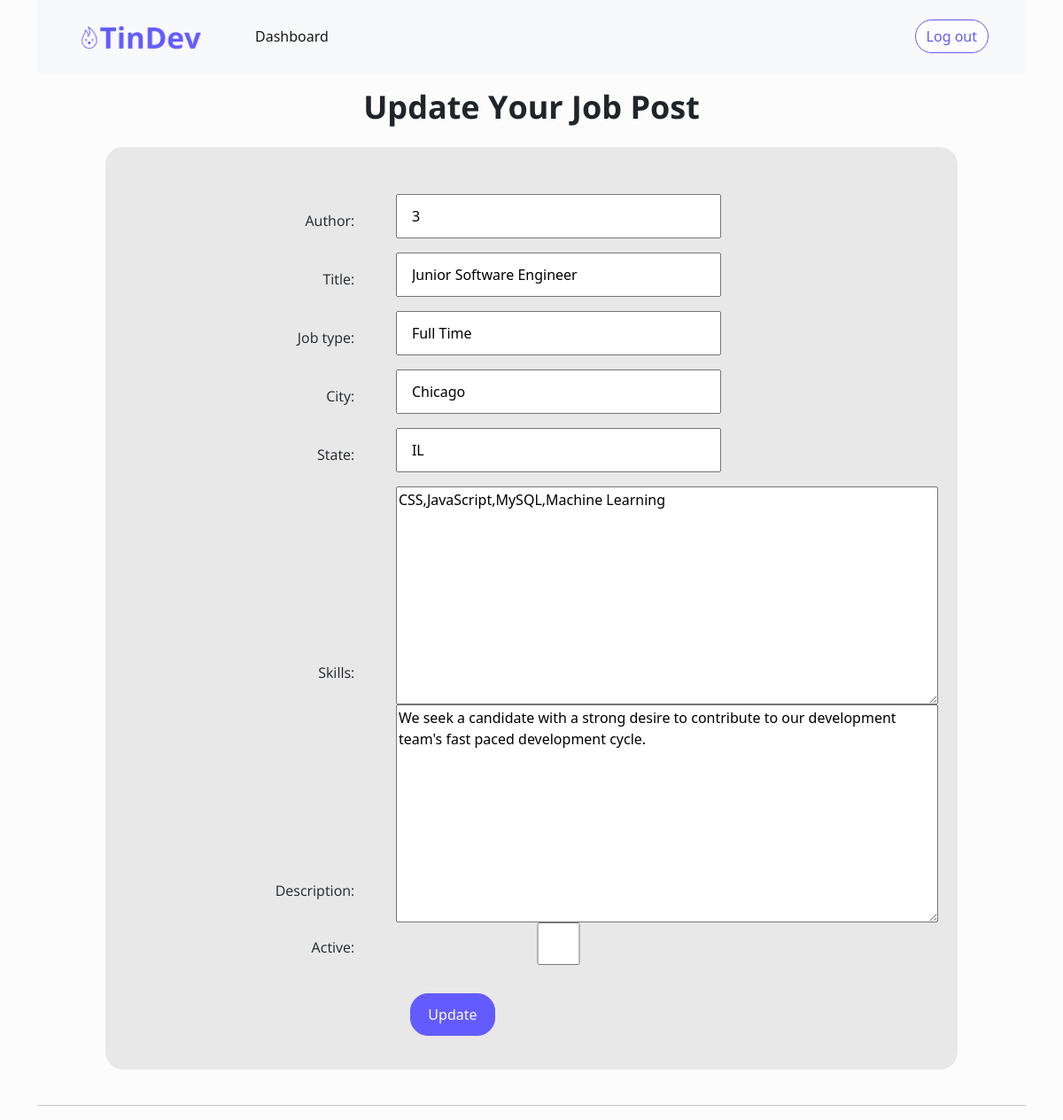
Page /update_posts/2 on the committed database.
### app/models.py (models this page shows)
class Job(models.Model):
    id = models.AutoField(primary_key=True)
    title = models.CharField(max_length=50)
    job_type = models.CharField(max_length=50)
    city = models.CharField(max_length=50)
    state = models.CharField(max_length=30)
    skills = models.TextField()
    description = models.TextField()
    company = models.CharField(max_length=50)
    expiration = models.DateTimeField()
    active = models.BooleanField()
    author = models.CharField(max_length=50)
    numCandidates = models.IntegerField()
    coverImage = models.ImageField(upload_to ='app/static/images', default='../../static/images/errorImage.jpg')

### app/views.py (the view)
# urls.py: path('update_posts/<int:pk>', views.update_posts, name='update_posts')
def update_posts(request, pk):
    if request.method == 'POST':
        job_post=Job.objects.get(pk=pk)
        form = UpdatePosts(request.POST, instance=job_post)
        if form.is_valid():
            form.save()
            return HttpResponseRedirect('/update_posts/'+str(pk))
    else:
        job_post=Job.objects.get(pk=pk)
        form = UpdatePosts(instance=job_post)
        return render(request, 'app/update_posts.html', {'form': form})

### app/models.py
class UpdatePosts(ModelForm):
    class Meta:
        model = Job
        fields = ['author', 'title', 'job_type', 'city', 'state', 'skills', 'description', 'active']

### app/templates/app/update_posts.html (shortened to what this page needs)
{% load static %}
<!DOCTYPE html>
<html lang="en">
<head>
    <link href="https://cdn.jsdelivr.net/npm/bootstrap@5.2.2/dist/css/bootstrap.min.css" rel="stylesheet"
>
    <link rel="stylesheet" type="text/css" href="{% static 'css/style.css' %}">
    <link rel="stylesheet" type="text/css" href="{% static 'css/signup.css' %}">
</head>
<body>
    <div class="container">
        <nav class="navbar navbar-expand-lg navbar-light bg-light">
            <div class="container-fluid">
                <a class="navbar-brand" href="/recruiter_dashboard">
                    <img src="{% static 'images/tindev_combomark.png' %}" alt="" width="150px" class="d-inline-block">
                </a>
                <div class="collapse navbar-collapse nav-div" id="navbarNav">
                    <ul class="navbar-nav">
                        <li class="nav-item">
                            <a class="nav-link active" aria-current="page" href="/recruiter_dashboard">Dashboard</a>
                        </li>
                    </ul>
                </div>
                <button type="button" class="btn btn-secondary btn-block" onclick="location.href='/logout'">Log out</button>
            </div>
        </nav>
        <main>
            <div id="header-div" class="center">
                <H1 class="signup-header center">Update Your Job Post</H1>
            </div>
            <div id="form-div" class="">
                <form id="form-body" class="center" action="" method="POST">
                    {{ form }}
                    <div>
                    </div>
                    <div style="justify-content:start;" id="button-div">
                        <button id="go-button" class="btn btn-primary btn-block" type="submit" class="center">Update</button>
                    </div>
                </form>
            </div>
        </main>
        <hr>
    </div>
</body>
</html>

### app/static/css/style.css (style rules this page uses)
body { background: #fcfcfc; width: 100vw; }
h1 { font-family: 'Open Sans', sans-serif; font-weight: 700; font-size: 64px; }
.btn-primary { background-color: #635bff; color: #fdfdfd; border-radius: 20px; border-color: #635bff; }
.btn-secondary { border-radius: 20px; border-color: #635bff; color: #635bff; background: #fdfdfd; }
.navbar { padding: 20px; padding-left: 30px; padding-right: 30px; }
.nav-div { padding-left: 30px; padding-right: 30px; }
.center { margin: auto; width: 59%; }

### app/static/css/signup.css (style rules this page uses)
div.container { width: 100%; justify-content: center; }
h1.signup-header { font-size: 3vw; text-align: center; }
#header-div { width: 80%; padding-top: 2vh; }
#form-div { width: 100%; justify-content: center; display: flex; flex-direction: row; padding: 2vw; }
#form-body { width: 90%; background-color: #E8E8E8; padding: 2%; padding-top: 5%; display: grid; grid-template-columns: 1fr 2fr; border-radius: 20px; }
label { margin: auto; text-align: right; width: 80%; padding: 2vh; margin-bottom: 1vh; font-family: 'Open Sans', sans-serif; font-weight: 400; font-size: 16px; }
input, select { width: 60%; height: 75%; padding: 2vh; margin-bottom: 1vh; }
#button-div { width: 100%; display: flex; margin: auto; padding: 2vh; padding-right: 10%; justify-content: right; }
#go-button { width: 8vw; height: 6vh; display: block; }

### rows in the picture
Job: author "3", title "Junior Software Engineer", job_type "Full Time", city "Chicago", state "IL", skills "CSS,JavaScript,MySQL,Machine Learning", description "We seek a candidate with a strong desire to contribute to our development team's fast paced development cycle."
